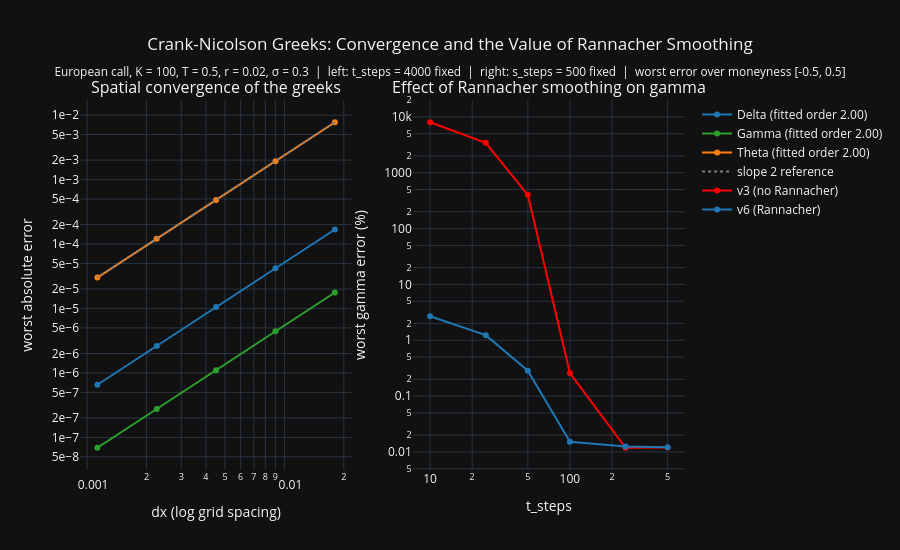

The code cell stored with this chart in its notebook:
### Code cell
GREEKS = ("Delta", "Gamma", "Theta")
COLOURS = {"Delta": "#1f77b4", "Gamma": "#2ca02c", "Theta": "#ff7f0e"}


def _worst_errors(s_steps, t_steps, version, moneyness_min=-0.5, moneyness_max=0.5):
    """
    Worst |error| in each greek over the moneyness window, against the BS baseline.

    Returns (dx, abs_err, rel_err), where the two error terms are dicts keyed by
    greek name. Uses the call, since by put-call parity the put has an identical
    absolute error.
    """
    option = EuropeanOption(K, T, contract_type="call")

    _, delta, gamma, theta, x = option.price_CN(
        S0=S0, r=r, sigma=sigma, s_steps=s_steps, t_steps=t_steps,
        version=version, return_greeks=True,
    )

    # remove boundaries; the greeks already have them removed
    x = x[1:-1]
    S = np.exp(x)

    moneyness = x - np.log(K)
    window = (moneyness >= moneyness_min) & (moneyness <= moneyness_max)

    cn = dict(zip(GREEKS, (delta, gamma, theta)))
    bs = dict(zip(GREEKS, bs_greeks(S, K, r, sigma, T, type="call")))

    abs_err = {g: np.abs(cn[g][window] - bs[g][window]).max() for g in GREEKS}
    rel_err = {g: np.abs((cn[g][window] - bs[g][window]) / bs[g][window]).max() for g in GREEKS}

    return x[1] - x[0], abs_err, rel_err


# LEFT PANEL: spatial convergence.
# hold t_steps large so the dx truncation error dominates, then halve dx repeatedly
S_STEPS_SWEEP = [125, 250, 500, 1000, 2000]
T_STEPS_FIXED = 4000

dxs = []
convergence = {greek: [] for greek in GREEKS}

for n in S_STEPS_SWEEP:
    dx, abs_err, _ = _worst_errors(n, T_STEPS_FIXED, version="v6")
    dxs.append(dx)
    for greek in GREEKS:
        convergence[greek].append(abs_err[greek])

dxs = np.array(dxs)


# RIGHT PANEL: the value of Rannacher smoothing.
# hold s_steps fixed and shrink t_steps, so dt grows relative to dx^2. gamma is the
# worst affected greek, since it is the second derivative of the payoff kink
S_STEPS_FIXED = 500
T_STEPS_SWEEP = [10, 25, 50, 100, 250, 500]

rannacher = {"v3": [], "v6": []}

for version in rannacher:
    for n in T_STEPS_SWEEP:
        _, _, rel_err = _worst_errors(S_STEPS_FIXED, n, version=version)
        rannacher[version].append(rel_err["Gamma"] * 100)


fig = make_subplots(
    rows=1,
    cols=2,
    subplot_titles=(
        "Spatial convergence of the greeks",
        "Effect of Rannacher smoothing on gamma",
    ),
)

# left panel: one line per greek, with the fitted order in the legend
for greek in GREEKS:
    order = np.polyfit(np.log(dxs), np.log(convergence[greek]), 1)[0]
    fig.add_trace(
        go.Scatter(
            x=dxs,
            y=convergence[greek],
            mode="lines+markers",
            name=f"{greek} (fitted order {order:.2f})",
            line=dict(color=COLOURS[greek]),
        ),
        row=1,
        col=1,
    )

# left panel again: a slope 2 guide, anchored to the first theta point
fig.add_trace(
    go.Scatter(
        x=dxs,
        y=convergence["Theta"][0] * (dxs / dxs[0]) ** 2,
        mode="lines",
        name="slope 2 reference",
        line=dict(color="grey", dash="dot"),
    ),
    row=1,
    col=1,
)

# right panel: gamma error with and without the implicit Euler startup steps
for version, colour, label in [("v3", "red", "v3 (no Rannacher)"),
                               ("v6", "#1f77b4", "v6 (Rannacher)")]:
    fig.add_trace(
        go.Scatter(
            x=T_STEPS_SWEEP,
            y=rannacher[version],
            mode="lines+markers",
            name=label,
            line=dict(color=colour),
        ),
        row=1,
        col=2,
    )

fig.update_xaxes(type="log", title_text="dx (log grid spacing)", row=1, col=1)
fig.update_yaxes(type="log", title_text="worst absolute error", tickformat=".0e", row=1, col=1)

fig.update_xaxes(type="log", title_text="t_steps", row=1, col=2)
fig.update_yaxes(type="log", title_text="worst gamma error (%)", row=1, col=2)

fig.update_layout(
    title={
        "text": (
            "Crank-Nicolson Greeks: Convergence and the Value of Rannacher Smoothing"
            f"<br><sub>European call, K = {K}, T = {T}, r = {r}, σ = {sigma}"
            f" &nbsp;|&nbsp; left: t_steps = {T_STEPS_FIXED} fixed"
            f" &nbsp;|&nbsp; right: s_steps = {S_STEPS_FIXED} fixed"
            f" &nbsp;|&nbsp; worst error over moneyness [{-0.5}, {0.5}]</sub>"
        ),
        "x": 0.5,
        "xanchor": "center",
    },
    height=550,
)

fig.show()
#from pathlib import Path
#Path("/figures").mkdir(parents=True, exist_ok=True)
#fig.write_image("figures/convergence_of_greeks.png", scale=2, width=1100, height=650)

### Figure 1 — Plotly figure (JSON) as saved in the notebook; plotly's stock layout.template omitted (floating-point values rounded to 4 significant figures)
{"data": [{"line": {"color": "#1f77b4"}, "mode": "lines+markers", "name": "Delta (fitted order 2.00)", "x": [0.01802, 0.009012, 0.004506, 0.002253, 0.001126], "y": [0.0001679, 4.203e-05, 1.051e-05, 2.626e-06, 6.562e-07], "type": "scatter", "xaxis": "x", "yaxis": "y"}, {"line": {"color": "#2ca02c"}, "mode": "lines+markers", "name": "Gamma (fitted order 2.00)", "x": [0.01802, 0.009012, 0.004506, 0.002253, 0.001126], "y": [1.769e-05, 4.418e-06, 1.105e-06, 2.762e-07, 6.91e-08], "type": "scatter", "xaxis": "x", "yaxis": "y"}, {"line": {"color": "#ff7f0e"}, "mode": "lines+markers", "name": "Theta (fitted order 2.00)", "x": [0.01802, 0.009012, 0.004506, 0.002253, 0.001126], "y": [0.007741, 0.001929, 0.0004824, 0.0001206, 3.016e-05], "type": "scatter", "xaxis": "x", "yaxis": "y"}, {"line": {"color": "grey", "dash": "dot"}, "mode": "lines", "name": "slope 2 reference", "x": [0.01802, 0.009012, 0.004506, 0.002253, 0.001126], "y": [0.007741, 0.001935, 0.0004838, 0.0001209, 3.024e-05], "type": "scatter", "xaxis": "x", "yaxis": "y"}, {"line": {"color": "red"}, "mode": "lines+markers", "name": "v3 (no Rannacher)", "x": [10, 25, 50, 100, 250, 500], "y": [8010.0, 3441.0, 401.6, 0.2593, 0.01189, 0.01201], "type": "scatter", "xaxis": "x2", "yaxis": "y2"}, {"line": {"color": "#1f77b4"}, "mode": "lines+markers", "name": "v6 (Rannacher)", "x": [10, 25, 50, 100, 250, 500], "y": [2.687, 1.235, 0.2854, 0.01522, 0.01249, 0.01216], "type": "scatter", "xaxis": "x2", "yaxis": "y2"}], "layout": {"xaxis": {"anchor": "y", "domain": [0.0, 0.45], "title": {"text": "dx (log grid spacing)"}, "type": "log"}, "yaxis": {"anchor": "x", "domain": [0.0, 1.0], "title": {"text": "worst absolute error"}, "type": "log", "tickformat": ".0e"}, "xaxis2": {"anchor": "y2", "domain": [0.55, 1.0], "title": {"text": "t_steps"}, "type": "log"}, "yaxis2": {"anchor": "x2", "domain": [0.0, 1.0], "title": {"text": "worst gamma error (%)"}, "type": "log"}, "annotations": [{"font": {"size": 16}, "showarrow": false, "text": "Spatial convergence of the greeks", "x": 0.225, "xanchor": "center", "xref": "paper", "y": 1.0, "yanchor": "bottom", "yref": "paper"}, {"font": {"size": 16}, "showarrow": false, "text": "Effect of Rannacher smoothing on gamma", "x": 0.775, "xanchor": "center", "xref": "paper", "y": 1.0, "yanchor": "bottom", "yref": "paper"}], "title": {"text": "Crank-Nicolson Greeks: Convergence and the Value of Rannacher Smoothing<br><sub>European call, K = 100, T = 0.5, r = 0.02, σ = 0.3 &nbsp;|&nbsp; left: t_steps = 4000 fixed &nbsp;|&nbsp; right: s_steps = 500 fixed &nbsp;|&nbsp; worst error over moneyness [-0.5, 0.5]</sub>", "x": 0.5, "xanchor": "center"}, "height": 550}}
